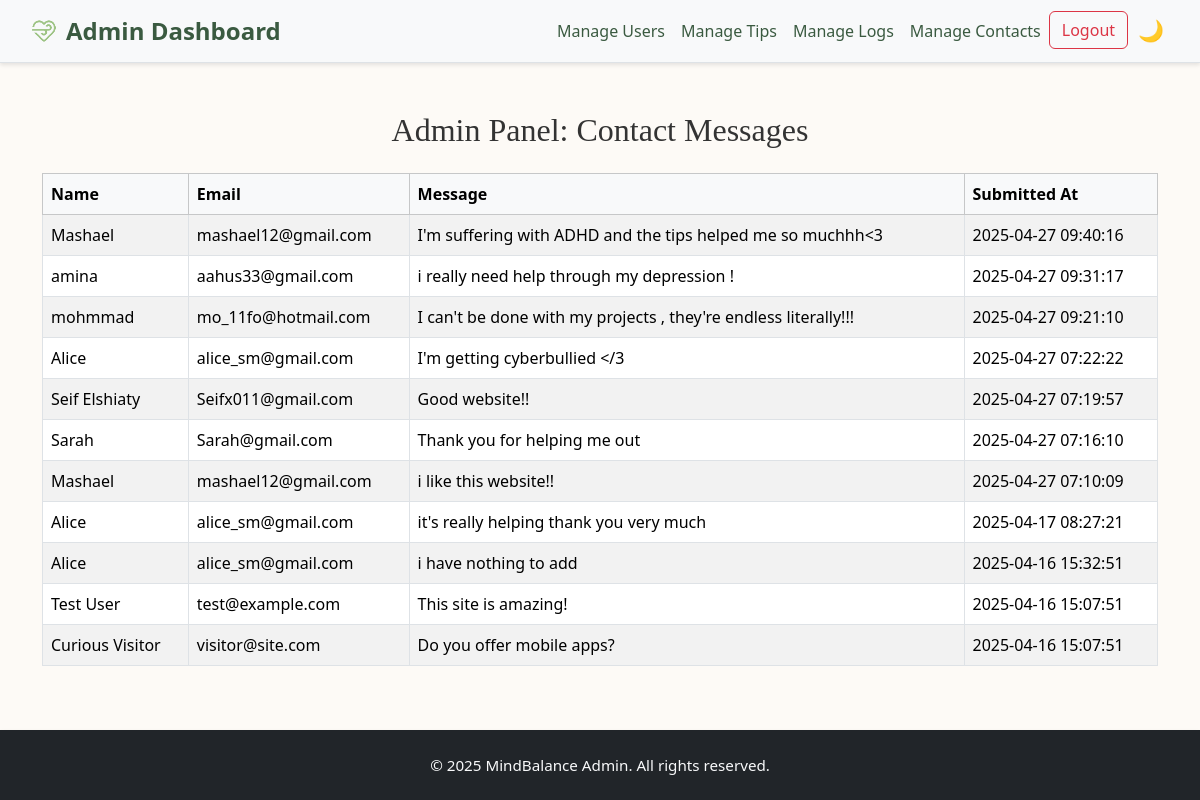
The app's page /pages/admin.php (signed in) with its own data.
### tables this page shows
CREATE TABLE `contact_messages` (
  `message_id` int(11) NOT NULL,
  `name` varchar(100) NOT NULL,
  `email` varchar(150) NOT NULL,
  `message` text NOT NULL,
  `submitted_at` timestamp NOT NULL DEFAULT current_timestamp()
);

### pages/admin.php (the view, shortened to what this page needs)
<?php
require 'db_connect.php';
$stmt = $pdo->query("SELECT * FROM contact_messages ORDER BY submitted_at DESC");
$messages = $stmt->fetchAll();
?>
<!DOCTYPE html>
<html lang="en">
<head>
  <link rel="stylesheet" href="https://cdn.jsdelivr.net/npm/bootstrap@5.3.2/dist/css/bootstrap.min.css">
  <link rel="stylesheet" href="styles.css">
</head>
<body>
<header class="bg-light border-bottom mb-4">
  <nav class="navbar navbar-expand-lg navbar-light container">
    <a class="navbar-brand fw-bold d-flex align-items-center" href="admin.php">
      <img src="logo.png" alt="MindBalance Logo" width="28" class="me-2"> Admin Dashboard
    </a>
    <div class="collapse navbar-collapse" id="navbarNav">
      <ul class="navbar-nav ms-auto">
        <li class="nav-item"><a class="nav-link" href="manage_users.php">Manage Users</a></li>
        <li class="nav-item"><a class="nav-link" href="manage_tips.php">Manage Tips</a></li>
        <li class="nav-item"><a class="nav-link" href="manage_logs.php">Manage Logs</a></li>
        <li class="nav-item"><a class="nav-link active" href="admin.php">Manage Contacts</a></li>
        <li class="nav-item"><a class="btn btn-outline-danger" href="logout.php">Logout</a></li>
      </ul>
      <button class="dark-toggle" onclick="toggleDarkMode()" aria-label="Toggle dark mode">🌙</button>
    </div>
  </nav>
</header>
<main class="container my-5">
  <h2 class="text-center mb-4" style="font-family: 'Playfair Display', serif;">Admin Panel: Contact Messages</h2>
  <?php if (count($messages) > 0): ?>
    <div class="table-responsive">
      <table class="table table-bordered table-striped">
        <thead class="table-light">
          <tr>
            <th>Name</th>
            <th>Email</th>
            <th>Message</th>
            <th>Submitted At</th>
          </tr>
        </thead>
        <tbody>
          <?php foreach ($messages as $msg): ?>
            <tr>
              <td><?= htmlspecialchars($msg['name']) ?></td>
              <td><?= htmlspecialchars($msg['email']) ?></td>
              <td><?= htmlspecialchars($msg['message']) ?></td>
              <td><?= htmlspecialchars($msg['submitted_at']) ?></td>
            </tr>
          <?php endforeach; ?>
        </tbody>
      </table>
    </div>
  <?php else: ?>
    <p class="text-center">No messages found.</p>
  <?php endif; ?>
</main>
<footer class="bg-dark text-light py-4 mt-5">
  <div class="container text-center">
    <p class="mb-0">&copy; 2025 MindBalance Admin. All rights reserved.</p>
  </div>
</footer>
</body>
</html>

### styles.css (style rules this page uses)
body { font-family: 'Segoe UI', Tahoma, Geneva, Verdana, sans-serif; background-color: #fdfaf6; color: #333; transition: background-color 0.3s, color 0.3s; }
header, footer { background-color: #fff; box-shadow: 0 2px 4px rgba(0,0,0,0.1); transition: background-color 0.3s; }
.navbar-brand { color: #3a5a40 !important; font-size: 1.5rem; }
.nav-link { color: #3a5a40 !important; }
footer { background-color: #3a5a40; color: #fff; padding-top: 20px; padding-bottom: 20px; text-align: center; }
footer p { font-size: 0.95rem; }
footer .container { max-width: 100%; }
.dark-toggle { cursor: pointer; font-size: 1.3rem; background: none; border: none; color: inherit; padding-left: 10px; transition: color 0.3s; }
a { text-decoration: none; color: #007bff; }

### records on screen
contact_messages: name "Mashael", email "mashael12@gmail.com", message "I'm suffering with ADHD and the tips helped me so muchhh<3", submitted_at "2025-04-27 09:40:16"
contact_messages: name "amina", email "aahus33@gmail.com", message "i really need help through my depression !", submitted_at "2025-04-27 09:31:17"
contact_messages: name "mohmmad", email "mo_11fo@hotmail.com", message "I can't be done with my projects , they're endless literally!!!", submitted_at "2025-04-27 09:21:10"
contact_messages: name "Alice", email "alice_sm@gmail.com", message "I'm getting cyberbullied </3", submitted_at "2025-04-27 07:22:22"
contact_messages: name "Seif Elshiaty", email "Seifx011@gmail.com", message "Good website!!", submitted_at "2025-04-27 07:19:57"
contact_messages: name "Sarah", email "Sarah@gmail.com", message "Thank you for helping me out", submitted_at "2025-04-27 07:16:10"
contact_messages: name "Mashael", email "mashael12@gmail.com", message "i like this website!!", submitted_at "2025-04-27 07:10:09"
contact_messages: name "Alice", email "alice_sm@gmail.com", message "it's really helping thank you very much", submitted_at "2025-04-17 08:27:21"
contact_messages: name "Alice", email "alice_sm@gmail.com", message "i have nothing to add", submitted_at "2025-04-16 15:32:51"
contact_messages: name "Test User", email "test@example.com", message "This site is amazing!", submitted_at "2025-04-16 15:07:51"
contact_messages: name "Curious Visitor", email "visitor@site.com", message "Do you offer mobile apps?", submitted_at "2025-04-16 15:07:51"
